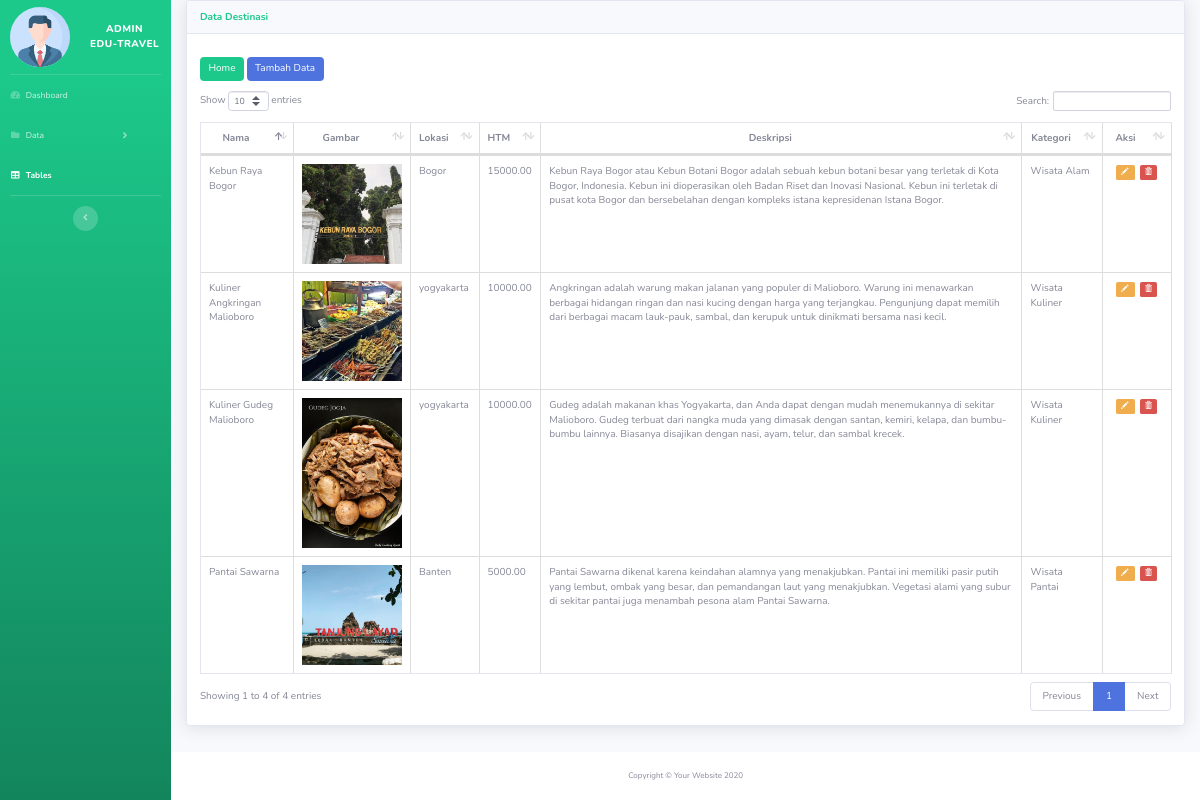
Screenshot of /travelling/admin_page/tables.php with the database file from the repository.
### tables this page shows
CREATE TABLE `destinasi` (
  `id_destinasi` int(11) NOT NULL,
  `nama_destinasi` varchar(100) NOT NULL,
  `gambar` text NOT NULL,
  `lokasi` varchar(250) NOT NULL,
  `harga` decimal(10,2) NOT NULL,
  `deskripsi` varchar(500) NOT NULL,
  `id_kategori` int(11) NOT NULL
);

CREATE TABLE `kategori` (
  `id_kategori` int(11) NOT NULL,
  `nama_kategori` varchar(100) NOT NULL,
  `gambar_kategori` text NOT NULL
);

### travelling/admin_page/tables.php (the view, shortened to what this page needs)
<!DOCTYPE html>
<html lang="en">
<head>
    <link href="vendor/fontawesome-free/css/all.min.css" rel="stylesheet" type="text/css">
    <link rel="stylesheet" href="https://maxcdn.bootstrapcdn.com/bootstrap/3.4.1/css/bootstrap.min.css">
    <link href="css/sb-admin-2.min.css" rel="stylesheet">
    <link href="vendor/datatables/dataTables.bootstrap4.min.css" rel="stylesheet">
</head>
<body id="page-top">
    <div id="wrapper">
        <ul class="navbar-nav bg-gradient-success sidebar sidebar-dark accordion" id="accordionSidebar"
            style="width: 200px !important;">
            <br>
            <a class="sidebar-brand d-flex align-items-center" href="index.php">
                <img src="img/adminprofile.png" style="width: 60px; border-radius: 50%; margin-right: 20px;">
                <div class="sidebar-brand-text">Admin <br>Edu-Travel</div>
            </a>
            <br>
            <hr class="sidebar-divider my-0">
            <li class="nav-item">
                <a class="nav-link" href="index.php">
                    <i class="fas fa-fw fa-tachometer-alt"></i>
                    <span>Dashboard</span></a>
            </li>
            <li class="nav-item">
                <a class="nav-link collapsed" href="#" data-toggle="collapse" data-target="#collapsePages"
                    aria-expanded="true" aria-controls="collapsePages">
                    <i class="fas fa-fw fa-folder"></i>
                    <span>Data</span>
                </a>
            </li>
            <li class="nav-item active">
                <a class="nav-link" href="tables.php">
                    <i class="fas fa-fw fa-table"></i>
                    <span>Tables</span></a>
            </li>
            <hr class="sidebar-divider d-none d-md-block">
            <div class="text-center d-none d-md-inline">
                <button class="rounded-circle border-0" id="sidebarToggle"></button>
            </div>
        </ul>
        <div id="content-wrapper" class="d-flex flex-column">
            <div id="content">
                <div class="container">
                    <div class="card shadow mb-4">
                        <div class="card-header py-3">
                            <h6 class="m-0 font-weight-bold text-success">Data Destinasi</h6>
                        </div>
                        <div class="card-body">
                            <a class="btn btn-success" style="margin-bottom:10px; margin-top:10px"
                                href="index.php">Home</a>
                            <a class="btn btn-primary" style="margin-bottom:10px; margin-top:10px"
                                href="tambah.php">Tambah
                                Data</a>
                            <div class="table-responsive">
                                <table class="table table-bordered" id="dataTable" width="100%" cellspacing="0">
                                    <thead>
                                        <tr style="text-align: center;">
                                            <th>Nama</th>
                                            <th>Gambar</th>
                                            <th>Lokasi</th>
                                            <th>HTM</th>
                                            <th>Deskripsi</th>
                                            <th>Kategori</th>
                                            <th style="width: 30px;">Aksi</th>
                                        </tr>
                                    </thead>
                                    <tbody>
                                        <?php
                                        require_once '../koneksi.php';
                                        $sql = "SELECT d.*,k.nama_kategori FROM destinasi AS d join kategori AS k ON d.id_kategori=k.id_kategori";
                                        $query = mysqli_query($koneksi, $sql);
                                        while ($data = mysqli_fetch_array($query)) {
                                            ?>
                                            <tr>
                                                <td>
                                                    <?= $data['nama_destinasi']; ?>
                                                </td>
                                                <td><img src="<?= $data['gambar']; ?>" alt="<?= $data['gambar']; ?>"
                                                        style="width:100px"></td>
                                                <td>
                                                    <?= $data['lokasi']; ?>
                                                </td>
                                                <td>
                                                    <?= $data['harga']; ?>
                                                </td>
                                                <td>
                                                    <?= $data['deskripsi']; ?>
                                                </td>
                                                <td>
                                                    <?= $data['nama_kategori']; ?>
                                                </td>
                                                <td style="text-align: center;">
                                                    <a href="edit.php?id_destinasi=<?php echo $data["id_destinasi"] ?>"
                                                        class="label label-warning"> <span
                                                            class="glyphicon glyphicon-pencil"></span>
                                                    </a>
                                                    <a href="hapus.php?id_destinasi=<?php echo $data["id_destinasi"] ?>"
                                                        class="label label-danger"> <span
                                                            class="glyphicon glyphicon-trash"></span>
                                                    </a>
                                                </td>
                                            </tr>
                                        <?php } ?>
                                    </tbody>
                                </table>
                            </div>
                        </div>
                    </div>
                </div>
            </div>
            <footer class="sticky-footer bg-white">
                <div class="container my-auto">
                    <div class="copyright text-center my-auto">
                        <span>Copyright &copy; Your Website 2020</span>
                    </div>
                </div>
            </footer>
        </div>
    </div>
</body>
</html>

### rows the page displays
destinasi: nama_destinasi "Kebun Raya Bogor", gambar (picture), lokasi "Bogor", harga "15000.00", deskripsi "Kebun Raya Bogor atau Kebun Botani Bogor adalah sebuah kebun botani besar yang terletak di Kota Bogor, Indonesia. Kebun ini dioperasikan oleh Badan Riset dan Inovasi Nasional. Kebun ini terletak di pusat kota Bogor dan bersebelahan dengan kompleks istana kepresidenan Istana Bogor.", id_kategori.nama_kategori "Wisata Alam"
destinasi: nama_destinasi "Pantai Sawarna", gambar (picture), lokasi "Banten", harga "5000.00", deskripsi "Pantai Sawarna dikenal karena keindahan alamnya yang menakjubkan. Pantai ini memiliki pasir putih yang lembut, ombak yang besar, dan pemandangan laut yang menakjubkan. Vegetasi alami yang subur di sekitar pantai juga menambah pesona alam Pantai Sawarna.", id_kategori.nama_kategori "Wisata Pantai"
destinasi: nama_destinasi "Kuliner Angkringan Malioboro", gambar (picture), lokasi "yogyakarta", harga "10000.00", deskripsi "Angkringan adalah warung makan jalanan yang populer di Malioboro. Warung ini menawarkan berbagai hidangan ringan dan nasi kucing dengan harga yang terjangkau. Pengunjung dapat memilih dari berbagai macam lauk-pauk, sambal, dan kerupuk untuk dinikmati bersama nasi kecil.", id_kategori.nama_kategori "Wisata Kuliner"
destinasi: nama_destinasi "Kuliner Gudeg Malioboro", gambar (picture), lokasi "yogyakarta", harga "10000.00", deskripsi "Gudeg adalah makanan khas Yogyakarta, dan Anda dapat dengan mudah menemukannya di sekitar Malioboro. Gudeg terbuat dari nangka muda yang dimasak dengan santan, kemiri, kelapa, dan bumbu-bumbu lainnya. Biasanya disajikan dengan nasi, ayam, telur, dan sambal krecek.", id_kategori.nama_kategori "Wisata Kuliner"
